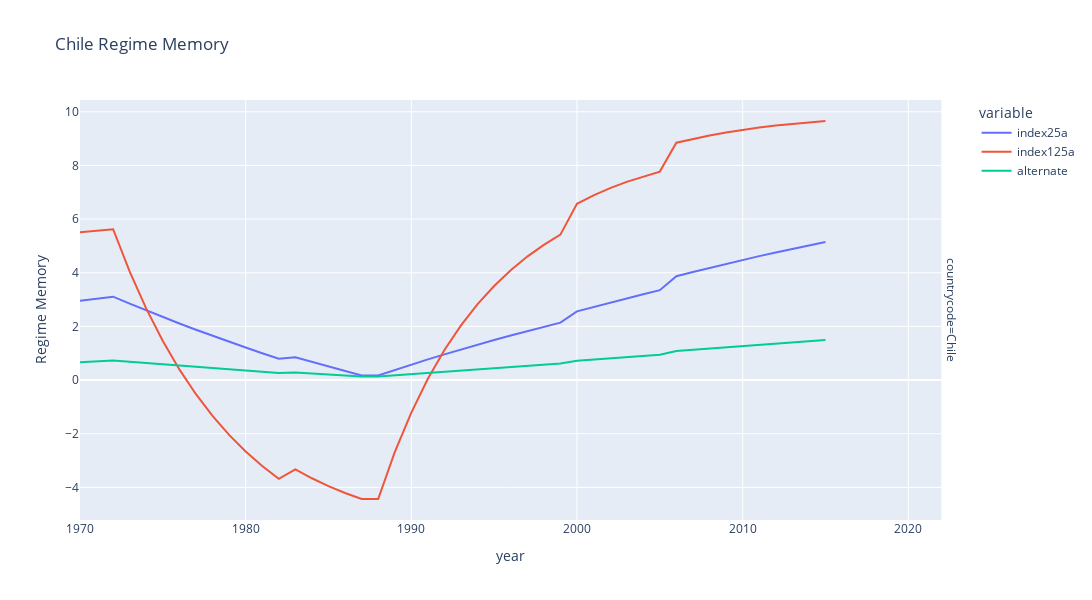

The code cell stored with this chart in its notebook:
### Markdown cell above
#### Outra visualização dos dados para o Chile e França
#### Tornando mais interativa a visualização dos dados

### Code cell
# Criando o gráfico para o Chile com o Plotly 
fig = px.line(data_chile, x='year', y=['index25a', 'index125a', 'alternate'], 
              facet_row='countrycode', facet_row_spacing=0.05,
              labels={'index25a': '2.5% depreciation', 'index125a': '12.5% depreciation', 'alternate': 'alternate'},
              title='Chile Regime Memory',
              width=1400, height=600)

# Dando um update no layout
fig.update_layout(yaxis=dict(title='Regime Memory'))

# Mostando o gráfico
fig.show()

### Figure 1 — Plotly figure (JSON) as saved in the notebook; plotly's stock layout.template omitted (floating-point values rounded to 4 significant figures)
{"data": [{"hovertemplate": "variable=index25a<br>countrycode=Chile<br>year=%{x}<br>value=%{y}<extra></extra>", "legendgroup": "index25a", "line": {"color": "#636efa", "dash": "solid"}, "marker": {"symbol": "circle"}, "mode": "lines", "name": "index25a", "orientation": "v", "showlegend": true, "type": "scatter", "x": [1970, 1971, 1972, 1973, 1974, 1975, 1976, 1977, 1978, 1979, 1980, 1981, 1982, 1983, 1984, 1985, 1986, 1987, 1988, 1989, 1990, 1991, 1992, 1993, 1994, 1995, 1996, 1997, 1998, 1999, 2000, 2001, 2002, 2003, 2004, 2005, 2006, 2007, 2008, 2009, 2010, 2011, 2012, 2013, 2014, 2015, 2016, 2017, 2018, 2019, 2020, 2021, 2022], "xaxis": "x", "y": [2.953, 3.031, 3.107, 2.848, 2.595, 2.349, 2.109, 1.876, 1.649, 1.428, 1.212, 1.002, 0.7979, 0.847, 0.6724, 0.5022, 0.3365, 0.1751, 0.1751, 0.3793, 0.578, 0.7712, 0.9593, 1.142, 1.32, 1.494, 1.662, 1.826, 1.986, 2.141, 2.563, 2.729, 2.891, 3.048, 3.202, 3.351, 3.872, 4.03, 4.183, 4.332, 4.477, 4.619, 4.757, 4.891, 5.021, 5.149, null, null, null, null, null, null, null], "yaxis": "y"}, {"hovertemplate": "variable=index125a<br>countrycode=Chile<br>year=%{x}<br>value=%{y}<extra></extra>", "legendgroup": "index125a", "line": {"color": "#EF553B", "dash": "solid"}, "marker": {"symbol": "circle"}, "mode": "lines", "name": "index125a", "orientation": "v", "showlegend": true, "type": "scatter", "x": [1970, 1971, 1972, 1973, 1974, 1975, 1976, 1977, 1978, 1979, 1980, 1981, 1982, 1983, 1984, 1985, 1986, 1987, 1988, 1989, 1990, 1991, 1992, 1993, 1994, 1995, 1996, 1997, 1998, 1999, 2000, 2001, 2002, 2003, 2004, 2005, 2006, 2007, 2008, 2009, 2010, 2011, 2012, 2013, 2014, 2015, 2016, 2017, 2018, 2019, 2020, 2021, 2022], "xaxis": "x", "y": [5.506, 5.568, 5.622, 4.044, 2.663, 1.455, 0.3982, -0.5266, -1.336, -2.044, -2.663, -3.206, -3.68, -3.325, -3.659, -3.952, -4.208, -4.432, -4.432, -2.687, -1.21, 0.04661, 1.119, 2.038, 2.828, 3.508, 4.095, 4.602, 5.041, 5.422, 6.572, 6.882, 7.152, 7.387, 7.592, 7.77, 8.845, 8.991, 9.118, 9.229, 9.326, 9.411, 9.485, 9.55, 9.606, 9.656, null, null, null, null, null, null, null], "yaxis": "y"}, {"hovertemplate": "variable=alternate<br>countrycode=Chile<br>year=%{x}<br>value=%{y}<extra></extra>", "legendgroup": "alternate", "line": {"color": "#00cc96", "dash": "solid"}, "marker": {"symbol": "circle"}, "mode": "lines", "name": "alternate", "orientation": "v", "showlegend": true, "type": "scatter", "x": [1970, 1971, 1972, 1973, 1974, 1975, 1976, 1977, 1978, 1979, 1980, 1981, 1982, 1983, 1984, 1985, 1986, 1987, 1988, 1989, 1990, 1991, 1992, 1993, 1994, 1995, 1996, 1997, 1998, 1999, 2000, 2001, 2002, 2003, 2004, 2005, 2006, 2007, 2008, 2009, 2010, 2011, 2012, 2013, 2014, 2015, 2016, 2017, 2018, 2019, 2020, 2021, 2022], "xaxis": "x", "y": [0.6645, 0.6993, 0.7338, 0.6839, 0.6346, 0.586, 0.538, 0.4906, 0.4437, 0.3975, 0.3519, 0.3067, 0.2622, 0.2848, 0.247, 0.2096, 0.1726, 0.1361, 0.1361, 0.1824, 0.2281, 0.2733, 0.3179, 0.3621, 0.4057, 0.4489, 0.4915, 0.5337, 0.5754, 0.6167, 0.7238, 0.7692, 0.8142, 0.8587, 0.9027, 0.9462, 1.086, 1.133, 1.18, 1.226, 1.272, 1.318, 1.363, 1.407, 1.451, 1.495, null, null, null, null, null, null, null], "yaxis": "y"}], "layout": {"annotations": [{"font": {}, "showarrow": false, "text": "countrycode=Chile", "textangle": 90, "x": 0.98, "xanchor": "left", "xref": "paper", "y": 0.5, "yanchor": "middle", "yref": "paper"}], "height": 600, "legend": {"title": {"text": "variable"}, "tracegroupgap": 0}, "title": {"text": "Chile Regime Memory"}, "width": 1400, "xaxis": {"anchor": "y", "domain": [0, 0.98], "title": {"text": "year"}}, "yaxis": {"anchor": "x", "domain": [0, 1], "title": {"text": "Regime Memory"}}}}
